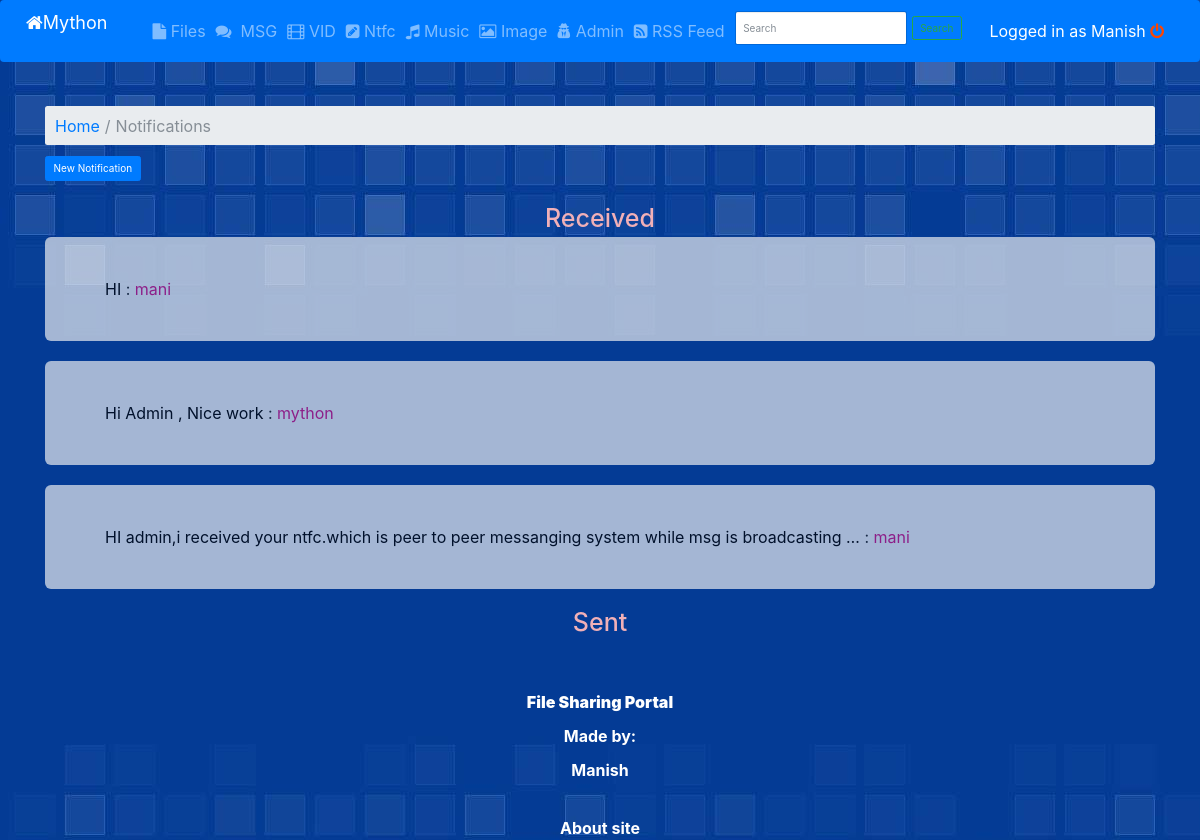
The app's page /webapp/notification_all/ (signed in) with its own data.
### webapp/models.py (models this page shows, shortened)
class Notification(models.Model):
    body = models.CharField(max_length=1000)
    sender = models.CharField(max_length=300, blank=True)
    send_to = models.ForeignKey(User, default=1)

### webapp/views.py (the view)
def notification_all(request):
    if request.user.is_authenticated():
        ntfc = models.Notification.objects.filter(send_to=request.user).order_by("-pk")
        sent = models.Notification.objects.filter(sender__exact=request.user.username).order_by("-pk")
        context = {'all_notification': ntfc, 'sent': sent}
        return render(request, 'webapp/notifications_all.html', context)
    else:
        return render(request, 'webapp/home.html', context=None)

### webapp/templates/webapp/notifications_all.html (shortened to what this page needs)
{%  extends "webapp/includes/base.html" %}
{% block content %}
    <body style="font-size: medium;background-image:url('../../../media/assets/wall blue blocks.jpg') ;background-attachment: fixed ;height: 100%">
    {% include 'webapp/includes/navbar.html' %}
<br/>
    <div class="container">
 <nav class="breadcrumb">
  <a class="breadcrumb-item" href="{% url 'webapp:index' %}">Home</a>
  <span class="breadcrumb-item active">Notifications</span>
</nav>
</div>
<div class="container">
<form  action="{%   url 'webapp:add_notification' %}">
<input class="btn btn-primary" type="submit" value="New Notification"  /><br/>
    <br/>
</form>
    <center><h1 style="color: #f1b0b7">Received</h1></center>
        {% include 'webapp/show/ntfcshow.html' with ntfcquery=all_notification %}
    <center><h1 style="color: #f1b0b7">Sent</h1></center>
</div>
    {% include 'webapp/includes/footer.html' %}
    </body>
{%  endblock %}

### webapp/templates/webapp/includes/navbar.html (shortened to what this page needs)
{% block navbar %}
{%  load staticfiles %}
    {% block head %}
        <link rel="stylesheet" href="https://maxcdn.bootstrapcdn.com/bootstrap/3.3.7/css/bootstrap.min.css">
        <link rel="stylesheet" href="https://cdnjs.cloudflare.com/ajax/libs/font-awesome/4.7.0/css/font-awesome.min.css">
<link rel='stylesheet' href="{%  static 'css/bootstrap.min.css' %}" type='text/css'/>
{% endblock %}
        <nav class="navbar navbar-expand-lg navbar-dark bg-primary">
  <a class="navbar-brand" href="{%  url 'webapp:index' %}" style="font-size: large"><i class="fa fa-home"></i>Mython</a>
  <div class="collapse navbar-collapse" id="navbarSupportedContent">
    <ul class="navbar-nav mr-auto">
      <li class="nav-item">
        <a class="nav-link" href="{% url 'webapp:file_all' %}"><i class="fa fa-file"></i>  Files</a>
      </li>
        <li><a class="nav-link" href="{% url 'webapp:messages_all' %}" ><i class="fa fa-comments"></i>&nbsp; MSG</a>
        </li>
        <li><a class="nav-link" href="{% url 'webapp:vid_all' %}" ><i class="fa fa-film"></i> VID</a>
        </li>
      <li class="nav-item">
        <a class="nav-link" href="{% url 'webapp:notification_all' %}"><i class="fa fa-pencil-square"></i> Ntfc</a>
      </li>
      <li class="nav-item">
        <a class="nav-link" href="{% url 'webapp:album_all' %}"><i class="fa fa-music"></i> Music</a>
      </li>
        <li class="nav-item">
        <a class="nav-link" href="{% url 'webapp:img_all' %}"><i class="fa fa-picture-o"></i> Image</a>
      </li>
        <li class="nav-item">
        <a class="nav-link" href="http://127.0.0.1:8000/admin/"><i class="fa fa-user-secret"></i> Admin</a>
      </li>
      <li class="nav-item">
        <a class="nav-link " href="{% url 'webapp:rss' %}"><i class="fa fa-rss-square">  </i>  RSS Feed</a>
      </li>
    <li class="nav-link">
    <form class="form-inline my-2 my-lg-0" method="get" action="{% url 'webapp:search' %}">
      <input class="form-control mr-sm-2" type="text" placeholder="Search" aria-label="Search" name="q">
      <button class="btn btn-outline-success my-2 my-sm-0" type="submit">Search</button>
    </form>
    </li>
    </ul>
        <a class="nav-link " href="{% url 'webapp:user_logout' %}" style="color: inherit">Logged in as {{ request.user.first_name }} <i class="fa fa-power-off" style="color: orangered" href="{% url 'webapp:user_logout' %}">  </i> </a>
  </div>
</nav>
{% endblock %}

### webapp/templates/webapp/show/ntfcshow.html
{% block ntfcshow %}
    {% for ntfc in ntfcquery %}
    <div class="jumbotron" style="opacity: 0.7">
    <a href=" /webapp/notification/{{ ntfc.id }}" style="color: #000000">{{ ntfc.body|truncatewords:'15' }}</a>   : <a style="color: mediumvioletred">{{ ntfc.sender }}</a>
    </div>
    {%  endfor %}
{% endblock %}

### records on screen
Notification: body "HI", sender "mani"
Notification: body "Hi Admin , Nice work", sender "mython"
Notification: body "HI admin,i received your ntfc.which is peer to peer messanging system while msg is broadcasting …", sender "mani"

### other values on screen
{{ request.user.first_name }} "Manish"
